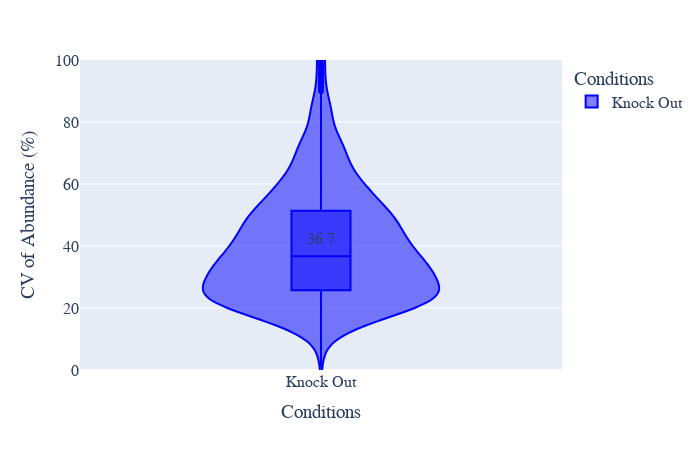

Write notebook code for a chart like this one.
### Code cell
# CV violin plot
plot_options={    
        "mean label": "True",
        "box": "True",
        "X Title": "Conditions",
        "Y Title": "CV of Abundance (%)",
        "color": ["blue", "red", "black", "yellow", "green", "purple",
                  "orange", "brown", "pink", "gray", "olive", "cyan"],
        "width": 700,
        "height": 450,
        "font": dict(size=16, family="Arial black"),
        "violinmode": "overlay",
        "ylimits": [0, 100],
        "help for information only": \
        "Mean label options: True or False." \
        "color: the first few colors will be used"\
        "violinmode: group or overlay." \
    }
figure, _, _ =CV_plots(data_obj, plot_options, saved_settings)
figure.show()
#figure.write_image("images/test.svg")

### Figure 1 — Plotly figure (JSON) as saved in the notebook; plotly's stock layout.template omitted (floating-point values rounded to 4 significant figures; data arrays with more than 128 entries replaced by an {"elided": "..."} marker saying what was removed)
{"data": [{"alignmentgroup": "True", "box": {"visible": true}, "hovertemplate": "Conditions=%{x}<br>CV=%{y}<extra></extra>", "legendgroup": "Knock Out", "marker": {"color": "blue"}, "name": "Knock Out", "offsetgroup": "Knock Out", "orientation": "v", "scalegroup": "True", "showlegend": true, "type": "violin", "x": {"elided": "2952 str values"}, "x0": " ", "xaxis": "x", "y": {"elided": "2952 float values"}, "y0": " ", "yaxis": "y"}], "layout": {"annotations": [{"showarrow": false, "text": "36.7", "x": "Knock Out", "y": 42.21}], "font": {"family": "Arial black", "size": 16}, "height": 450, "legend": {"title": {"text": "Conditions"}, "tracegroupgap": 0}, "margin": {"t": 60}, "showlegend": true, "violinmode": "overlay", "width": 700, "xaxis": {"anchor": "y", "categoryarray": ["Knock Out"], "categoryorder": "array", "domain": [0, 1], "title": {"text": "Conditions"}}, "yaxis": {"anchor": "x", "domain": [0, 1], "range": [0, 100], "title": {"text": "CV of Abundance (%)"}}}}
